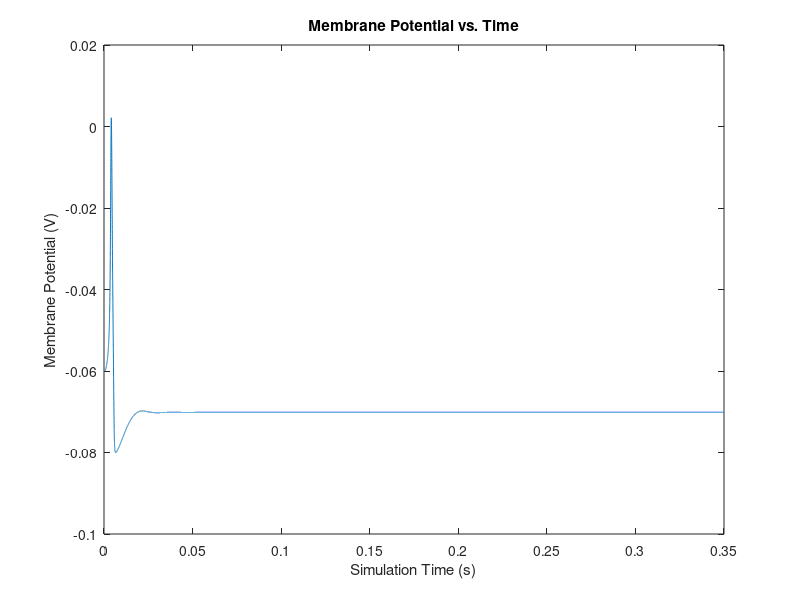

MATLAB code for this plot:
% Define parameters
Gl = 30e-9;  
Gnamax = 12e-6;
Gkmax = 3.6e-6;
Ena = 45e-3;
Ek = -82e-3;
El = -60e-3;
Cm = 100e-12;
Iapp = 0;

% Define time parameters
t_start = 0;  % Start time
t_end = 0.35; % End time
dt = 0.00001;   % Time step size

% Define time vector
t = t_start:dt:t_end;

% Preallocate arrays to store results
V = zeros(size(t));
m = zeros(size(t));
h = zeros(size(t));
n = zeros(size(t));

% Initial conditions
V(1) = El;

% Main simulation loop
% Matlab starts at index 1 and includes the index length(t)-1
% End at length(t)-1 because you've got i+1 indexes
for i = 1:length(t)-1
% Use i indexes
    if V(i)==-0.045
        am=100;
    else
        am=(1e5*(-V(i)-0.045))/(exp(100*(-V(i)-0.045))-1);
    end
    bm=4e3*exp((-V(i)-0.070)/(0.018));
    ah=70*exp(50*(-V(i)-0.070));
    bh=1e3/(1+exp(100*(-V(i)-0.040)));
    if V(i)==-0.06
        an=100;
    else
        an=(1e4*(-V(i)-0.060))/(exp(100*(-V(i)-0.060))-1);
    end
    bn=125*exp((-V(i)-0.070)/(0.08));
    dV = (Gl*(El-V(i))+Gnamax*power(m(i),3)*h(i)*(Ena-V(i))+Gkmax*power(n(i),4)*(Ek-V(i))+Iapp)/Cm;
    dm = am*(1-m(i))- bm*m(i);
    dh = ah*(1-h(i))-bh*h(i);
    dn = an*(1-n(i))-bn*n(i);
% Use i+1 indexes to set the values for the next cycle
    m(i+1) = m(i) + dm * dt;
    h(i+1) = h(i) + dh * dt;
    n(i+1) = n(i) + dn * dt;
    V(i+1) = V(i) + dt*dV;
end

% Plot results
figure(1)
plot(t, V);
xlabel('Simulation Time (s)');
ylabel('Membrane Potential (V)');
title('Membrane Potential vs. Time');
